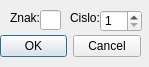
<?xml version="1.0" encoding="UTF-8"?>
<ui version="4.0">
 <class>Dialog</class>
 <widget class="QDialog" name="Dialog">
  <property name="geometry">
   <rect>
    <x>0</x>
    <y>0</y>
    <width>149</width>
    <height>67</height>
   </rect>
  </property>
  <property name="windowTitle">
   <string>Dialog</string>
  </property>
  <widget class="QDialogButtonBox" name="buttonBox">
   <property name="geometry">
    <rect>
     <x>0</x>
     <y>30</y>
     <width>141</width>
     <height>32</height>
    </rect>
   </property>
   <property name="orientation">
    <enum>Qt::Horizontal</enum>
   </property>
   <property name="standardButtons">
    <set>QDialogButtonBox::Cancel|QDialogButtonBox::Ok</set>
   </property>
  </widget>
  <widget class="QLineEdit" name="lineEdit">
   <property name="geometry">
    <rect>
     <x>40</x>
     <y>10</y>
     <width>21</width>
     <height>20</height>
    </rect>
   </property>
   <property name="maxLength">
    <number>1</number>
   </property>
  </widget>
  <widget class="QLabel" name="label">
   <property name="geometry">
    <rect>
     <x>10</x>
     <y>10</y>
     <width>31</width>
     <height>16</height>
    </rect>
   </property>
   <property name="text">
    <string>Znak:</string>
   </property>
  </widget>
  <widget class="QLabel" name="label_2">
   <property name="geometry">
    <rect>
     <x>70</x>
     <y>10</y>
     <width>31</width>
     <height>16</height>
    </rect>
   </property>
   <property name="text">
    <string>Cislo:</string>
   </property>
  </widget>
  <widget class="QSpinBox" name="spinBox">
   <property name="geometry">
    <rect>
     <x>100</x>
     <y>10</y>
     <width>42</width>
     <height>22</height>
    </rect>
   </property>
   <property name="minimum">
    <number>1</number>
   </property>
   <property name="maximum">
    <number>10</number>
   </property>
  </widget>
 </widget>
 <resources/>
 <connections>
  <connection>
   <sender>buttonBox</sender>
   <signal>accepted()</signal>
   <receiver>Dialog</receiver>
   <slot>accept()</slot>
   <hints>
    <hint type="sourcelabel">
     <x>248</x>
     <y>254</y>
    </hint>
    <hint type="destinationlabel">
     <x>157</x>
     <y>274</y>
    </hint>
   </hints>
  </connection>
  <connection>
   <sender>buttonBox</sender>
   <signal>rejected()</signal>
   <receiver>Dialog</receiver>
   <slot>reject()</slot>
   <hints>
    <hint type="sourcelabel">
     <x>316</x>
     <y>260</y>
    </hint>
    <hint type="destinationlabel">
     <x>286</x>
     <y>274</y>
    </hint>
   </hints>
  </connection>
 </connections>
</ui>
